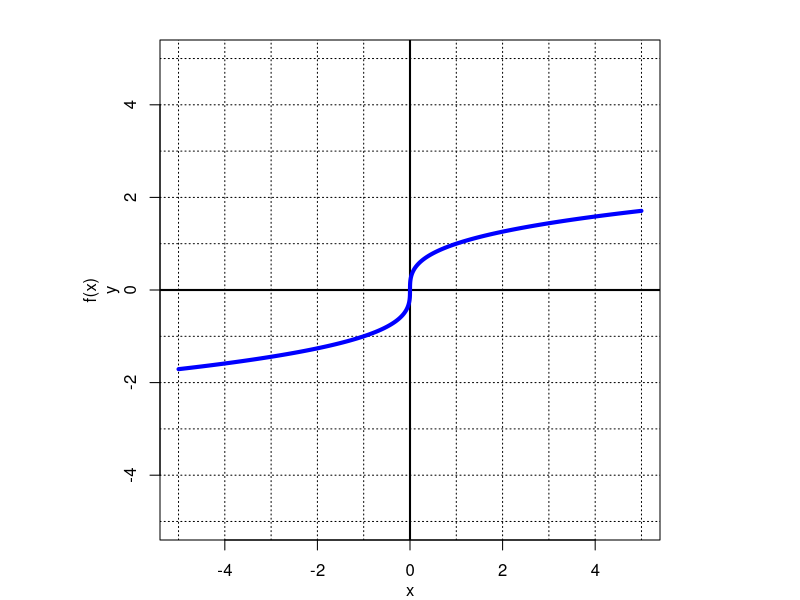
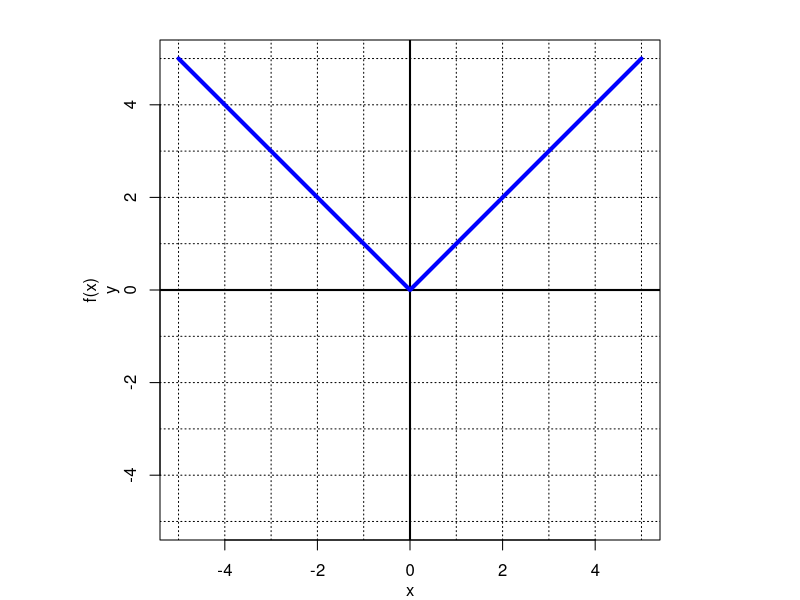
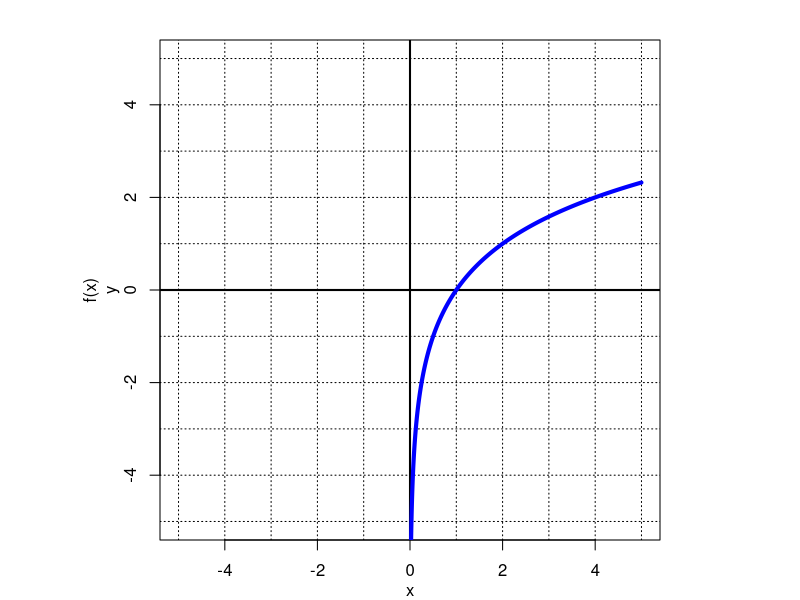
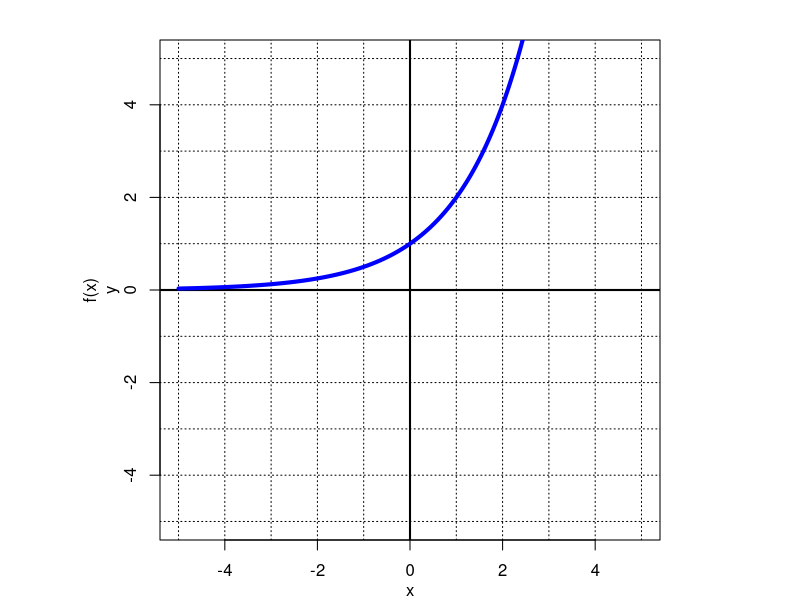
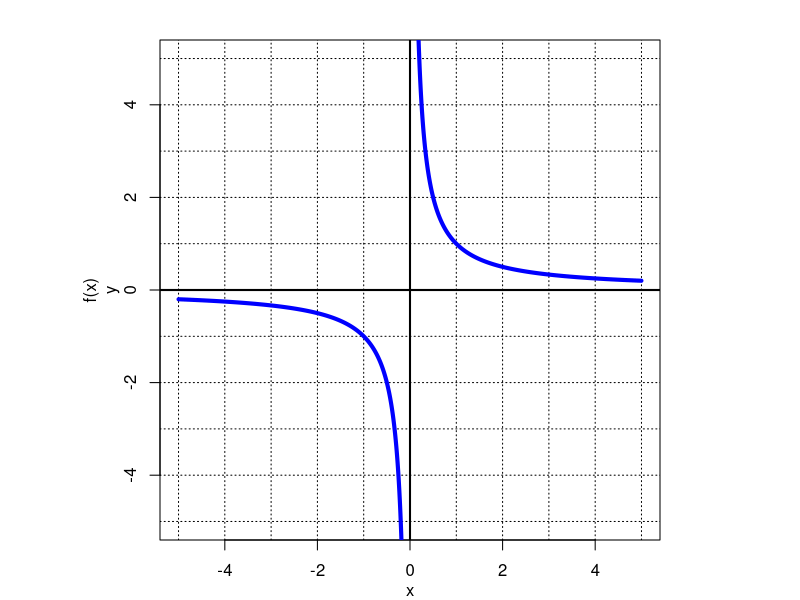
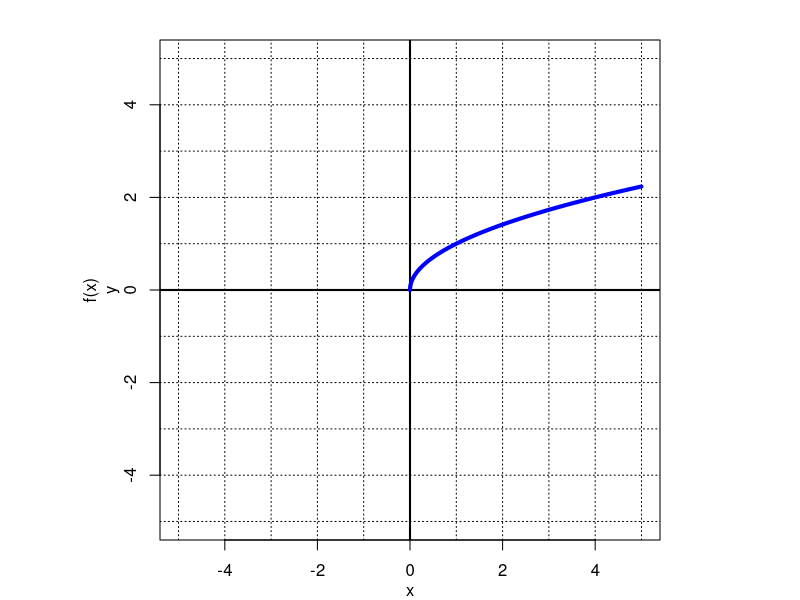
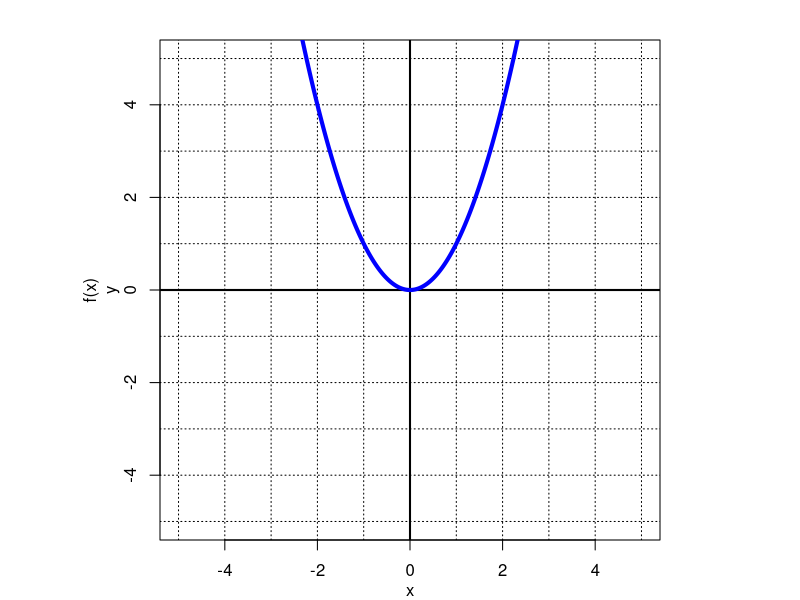
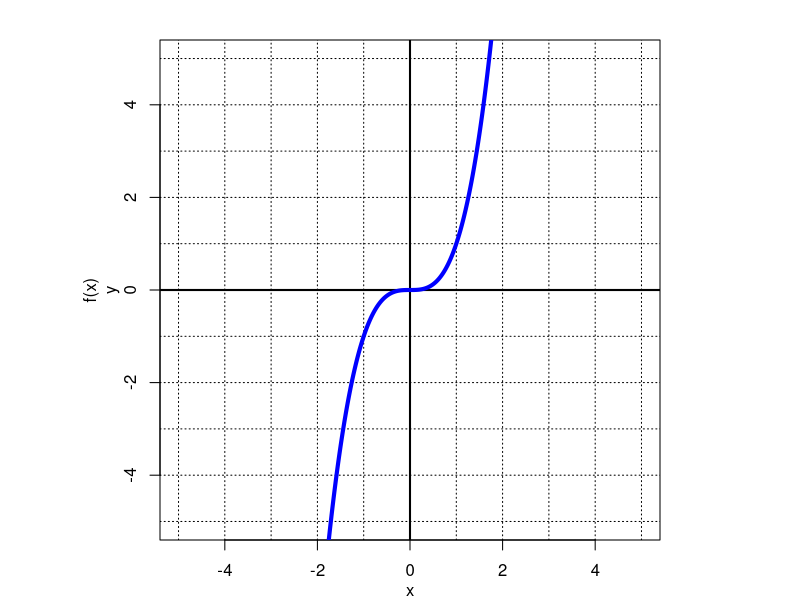

Write R code to recreate these figures, in order.
## ---- chunk 1
funs = list(c("$|x|$","absolute",function(x){abs(x)}),
            c("$x^2$","squaring",function(x){x^2}),
            c("$x^3$","cubing",function(x){x^3}),
            c("$\\frac{1}{x}$","reciprocal",function(x){1/x}),
            c("$\\sqrt{x}$","square root",function(x){x^(1/2)}),
            c("$\\sqrt[3]{x}$","cube root",function(x){abs(x)^(1/3)*sign(x)}),
            c("$2^x$","exponential",function(x){2^x}),
            c("$\\log_2(x)$","logarithmic",function(x){log(x)/log(2)})
            )
n = length(funs)
ord = sample(1:n)
eqs = character()
nms = character()
for(fun in funs){
  eqs = c(eqs,fun[[1]][1])
  nms = c(nms,fun[[2]][1])
}
eqli = paste0("* ",eqs,"\n",collapse="")
nmli = paste0("* ",nms,"\n",collapse="")
mydf2 = data.frame(nms,eqs)
colnames(mydf2) = c("name","$y=$")

answers = c()
for(i in ord){
  answers=c(answers,paste0(c(rep(0,i-1),1,rep(0,n-i)),collapse=""))
}
## ---- chunk 2
knitr::kable(mydf2,format="html",table.attr='class="bordered-table"', align = "cc",row.names=F)
## ---- chunk 3
for(i in 1:length(funs)){
  fun = funs[[ord[i]]]
  par(pty="s",mar=c(3,3,2,2))
  x = seq(-4.999,4.999,0.001)
  suppressWarnings(plot(x,fun[[3]](x),type="n",xlim=c(-5,5),ylim=c(-5,5),lwd=2,ylab="f(x)",xlab="x"))
  for(j in -5:5){
    abline(h=j,lty=3)
    abline(v=j,lty=3)
  }
  abline(h=0,lwd=2)
  abline(v=0,lwd=2)
  mtext("x",1,2)
  mtext("y",2,2)
  suppressWarnings({y = fun[[3]](x)})
  breaks = c(0,which(diff(y)>0.2),length(x))
  for(j in 1:(length(breaks)-1)){
    suppressWarnings(lines(x[(breaks[j]+1):(breaks[j+1]-1)],y[(breaks[j]+1):(breaks[j+1]-1)],type="l",lwd=4,col="blue"))
  }
  cat(paste0("\n##ANSWER",i,"##\n\n"))
}
## ---- chunk 4
for(i in 1:length(funs)){
  cat(nmli)
}
